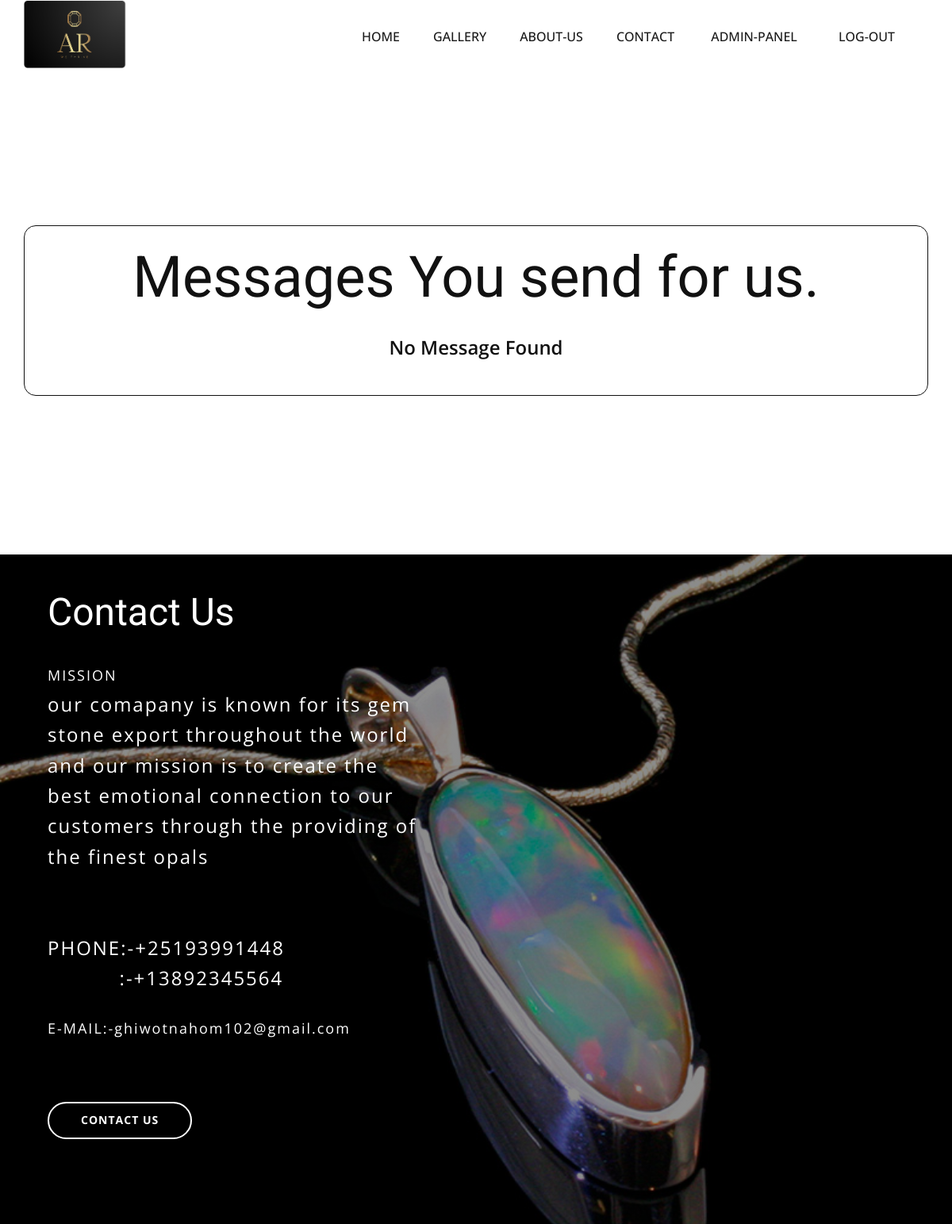
/messages (signed in), run on an earlier commit of the app's database.
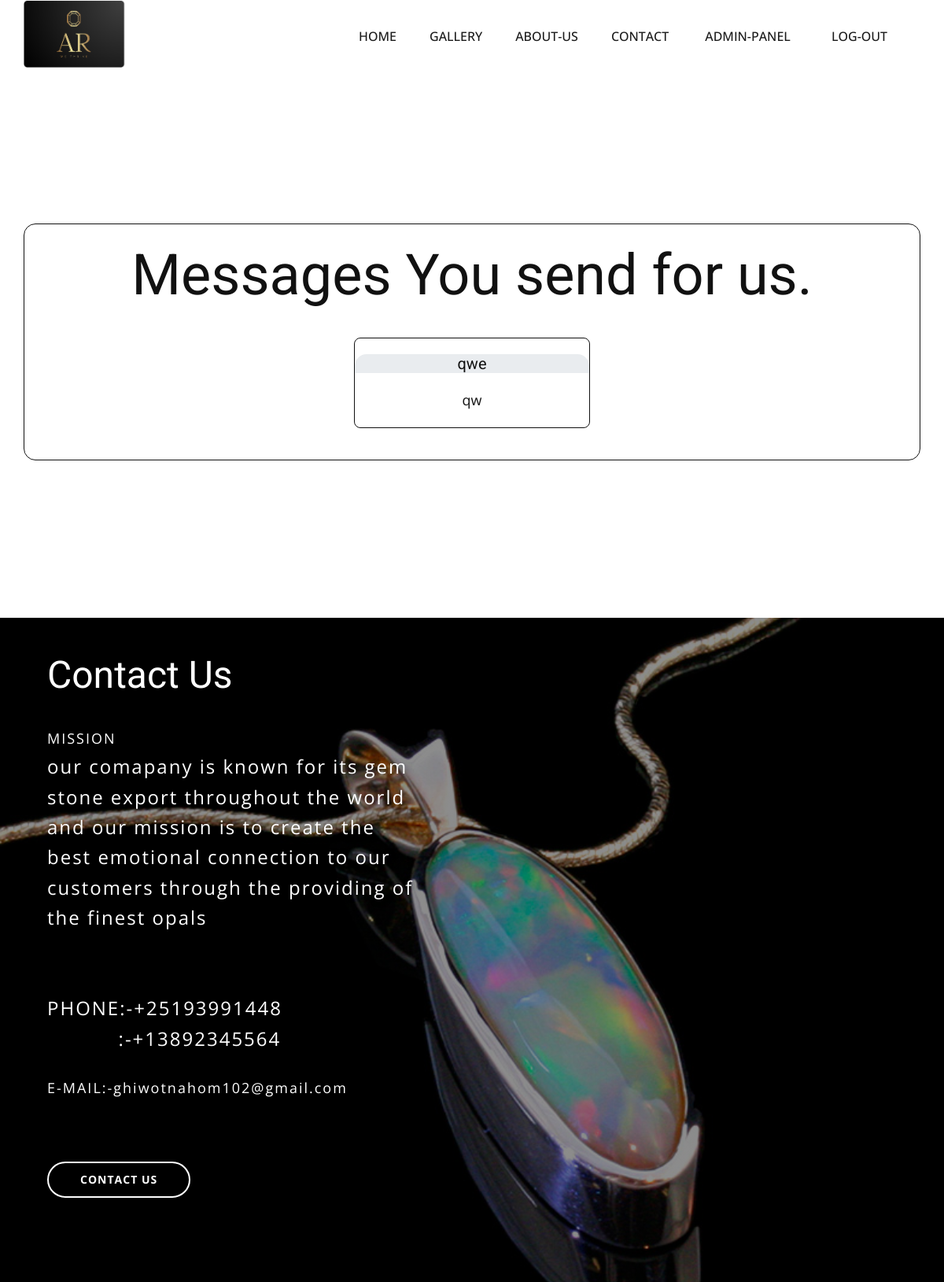
And on a later commit of the database.
### opal_app/models.py (models this page shows, shortened)
class Message(models.Model):
    email = models.EmailField(max_length=120)
    name = models.CharField(max_length=200)
    address = models.CharField(max_length=200)
    body = models.TextField(null=True, blank=True)

### opal_app/views.py (the view)
# urls.py: path('messages', views.messages_page, name='messages-page'),
def messages_page(request):
    if not request.user.is_authenticated:
        return redirect('auth-page')
    user = User.objects.get(email__exact=request.user.email)
    print(request.user.email)
    messages_list = OpalMessage.objects.filter(email=request.user.email)
    print(messages_list.count())
    context_data = {
        'message_list' : messages_list,
        'is_authenticated' : True
    }
    return render(request, "opal_app/messages.html", context=context_data)

### opal_app/templates/opal_app/messages.html (shortened to what this page needs)
{% extends 'opal_app/base.html' %}
{% load static %}
{% block body_content %}
<section id="messages-list" class="messages-list">
    <h1>Messages You send for us.</h1>
    {% for msg in message_list %}
        <div class="client-message">
            <h5 class="message-subject">{{msg.address}}</h5>
            <p>{{msg.body}}</p>
        </div>
    {% endfor %}
    {% if not message_list %}
    <div class="no-message-found">No Message Found</div>
    {% endif %}
</section>
{% endblock body_content %}

What changed in the data, as far as the page shows it:
added Message: address "qwe", body "qw"
Also different on the page:
text no longer shown: "No Message Found"
